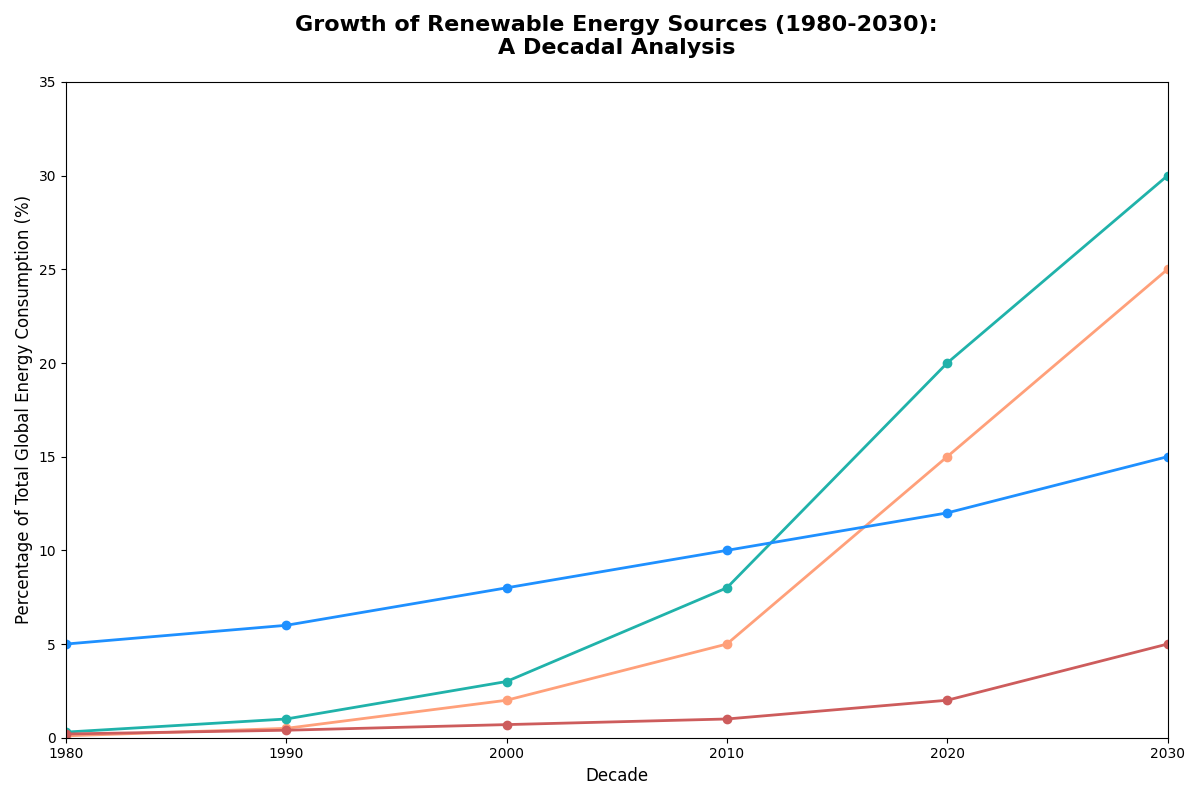

Source code (Python):
import numpy as np
import matplotlib.pyplot as plt

# Define the decades
decades = np.arange(1980, 2031, 10)

# Artificial data representing the percentage of total global energy consumption
solar_energy = [0.1, 0.5, 2, 5, 15, 25]  # percentages
wind_energy = [0.3, 1, 3, 8, 20, 30]
hydro_energy = [5, 6, 8, 10, 12, 15]
geothermal_energy = [0.2, 0.4, 0.7, 1, 2, 5]

# Combine the data above into a list for ease of use
data = [solar_energy, wind_energy, hydro_energy, geothermal_energy]

# Colors for the line plots
colors = ['#FFA07A', '#20B2AA', '#1E90FF', '#CD5C5C']

# Create the figure and axis for the plot
fig, ax = plt.subplots(figsize=(12, 8))

# Plotting each energy source's contribution over the decades without label
for i in range(len(data)):
    ax.plot(decades, data[i], marker='o', color=colors[i], linewidth=2, linestyle='-')

# Customize the chart title and axis labels
ax.set_title("Growth of Renewable Energy Sources (1980-2030):\nA Decadal Analysis", fontsize=16, fontweight='bold', pad=20)
ax.set_xlabel('Decade', fontsize=12)
ax.set_ylabel('Percentage of Total Global Energy Consumption (%)', fontsize=12)

# Ensure the x and y axis limits are clear for comparison
ax.set_xlim(1980, 2030)
ax.set_ylim(0, 35)

# Automatically adjust subplots to prevent text overlap
plt.tight_layout()

# Display the plot
plt.show()
